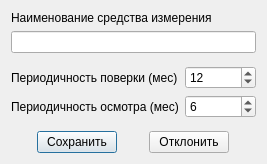
<?xml version="1.0" encoding="UTF-8"?>
<ui version="4.0">
 <class>Dialog</class>
 <widget class="QDialog" name="Dialog">
  <property name="geometry">
   <rect>
    <x>0</x>
    <y>0</y>
    <width>267</width>
    <height>164</height>
   </rect>
  </property>
  <property name="windowTitle">
   <string>Dialog</string>
  </property>
  <layout class="QVBoxLayout" name="verticalLayout">
   <item>
    <layout class="QVBoxLayout" name="verticalLayout_2">
     <item>
      <widget class="QLabel" name="label">
       <property name="text">
        <string>Наименование средства измерения</string>
       </property>
      </widget>
     </item>
     <item>
      <widget class="QLineEdit" name="lineEdit"/>
     </item>
     <item>
      <spacer name="verticalSpacer">
       <property name="orientation">
        <enum>Qt::Vertical</enum>
       </property>
       <property name="sizeHint" stdset="0">
        <size>
         <width>20</width>
         <height>40</height>
        </size>
       </property>
      </spacer>
     </item>
    </layout>
   </item>
   <item>
    <layout class="QVBoxLayout" name="verticalLayout_3">
     <item>
      <layout class="QGridLayout" name="gridLayout">
       <item row="0" column="0">
        <widget class="QLabel" name="label_4">
         <property name="text">
          <string>Периодичность поверки (мес)</string>
         </property>
        </widget>
       </item>
       <item row="0" column="1">
        <widget class="QSpinBox" name="spinBox">
         <property name="maximum">
          <number>999</number>
         </property>
         <property name="value">
          <number>12</number>
         </property>
        </widget>
       </item>
       <item row="1" column="0">
        <widget class="QLabel" name="label_2">
         <property name="text">
          <string>Периодичность осмотра (мес)</string>
         </property>
        </widget>
       </item>
       <item row="1" column="1">
        <widget class="QSpinBox" name="spinBox_2">
         <property name="maximum">
          <number>999</number>
         </property>
         <property name="value">
          <number>6</number>
         </property>
        </widget>
       </item>
      </layout>
     </item>
     <item>
      <spacer name="verticalSpacer_2">
       <property name="orientation">
        <enum>Qt::Vertical</enum>
       </property>
       <property name="sizeHint" stdset="0">
        <size>
         <width>20</width>
         <height>40</height>
        </size>
       </property>
      </spacer>
     </item>
    </layout>
   </item>
   <item>
    <layout class="QHBoxLayout" name="horizontalLayout_5">
     <item>
      <widget class="QPushButton" name="pushButton">
       <property name="sizePolicy">
        <sizepolicy hsizetype="Fixed" vsizetype="Fixed">
         <horstretch>0</horstretch>
         <verstretch>0</verstretch>
        </sizepolicy>
       </property>
       <property name="text">
        <string>Сохранить</string>
       </property>
      </widget>
     </item>
     <item>
      <widget class="QPushButton" name="pushButton_2">
       <property name="sizePolicy">
        <sizepolicy hsizetype="Fixed" vsizetype="Fixed">
         <horstretch>0</horstretch>
         <verstretch>0</verstretch>
        </sizepolicy>
       </property>
       <property name="text">
        <string>Отклонить</string>
       </property>
      </widget>
     </item>
    </layout>
   </item>
  </layout>
 </widget>
 <resources/>
 <connections>
  <connection>
   <sender>pushButton_2</sender>
   <signal>clicked()</signal>
   <receiver>Dialog</receiver>
   <slot>close()</slot>
   <hints>
    <hint type="sourcelabel">
     <x>390</x>
     <y>253</y>
    </hint>
    <hint type="destinationlabel">
     <x>285</x>
     <y>137</y>
    </hint>
   </hints>
  </connection>
 </connections>
</ui>
